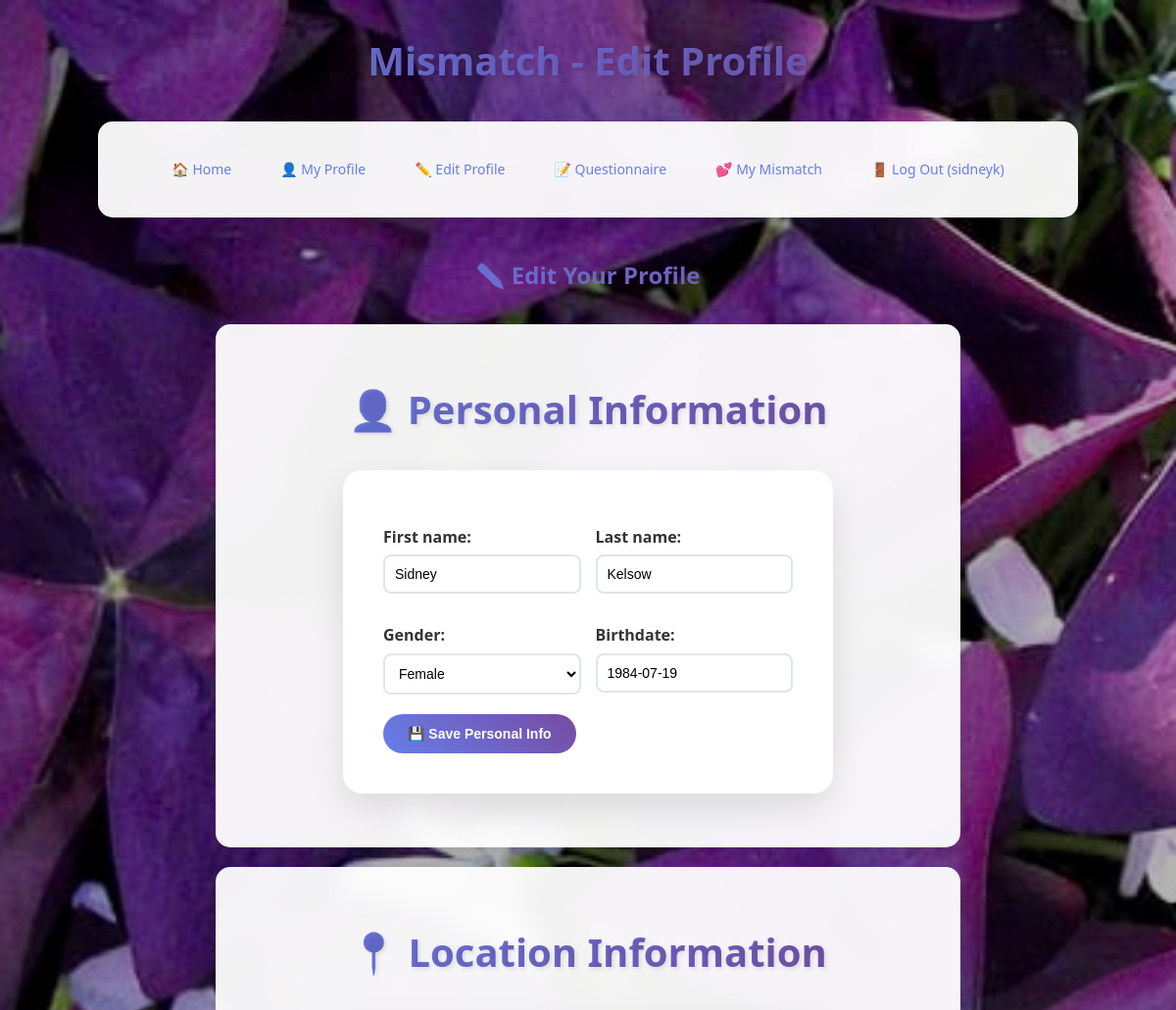
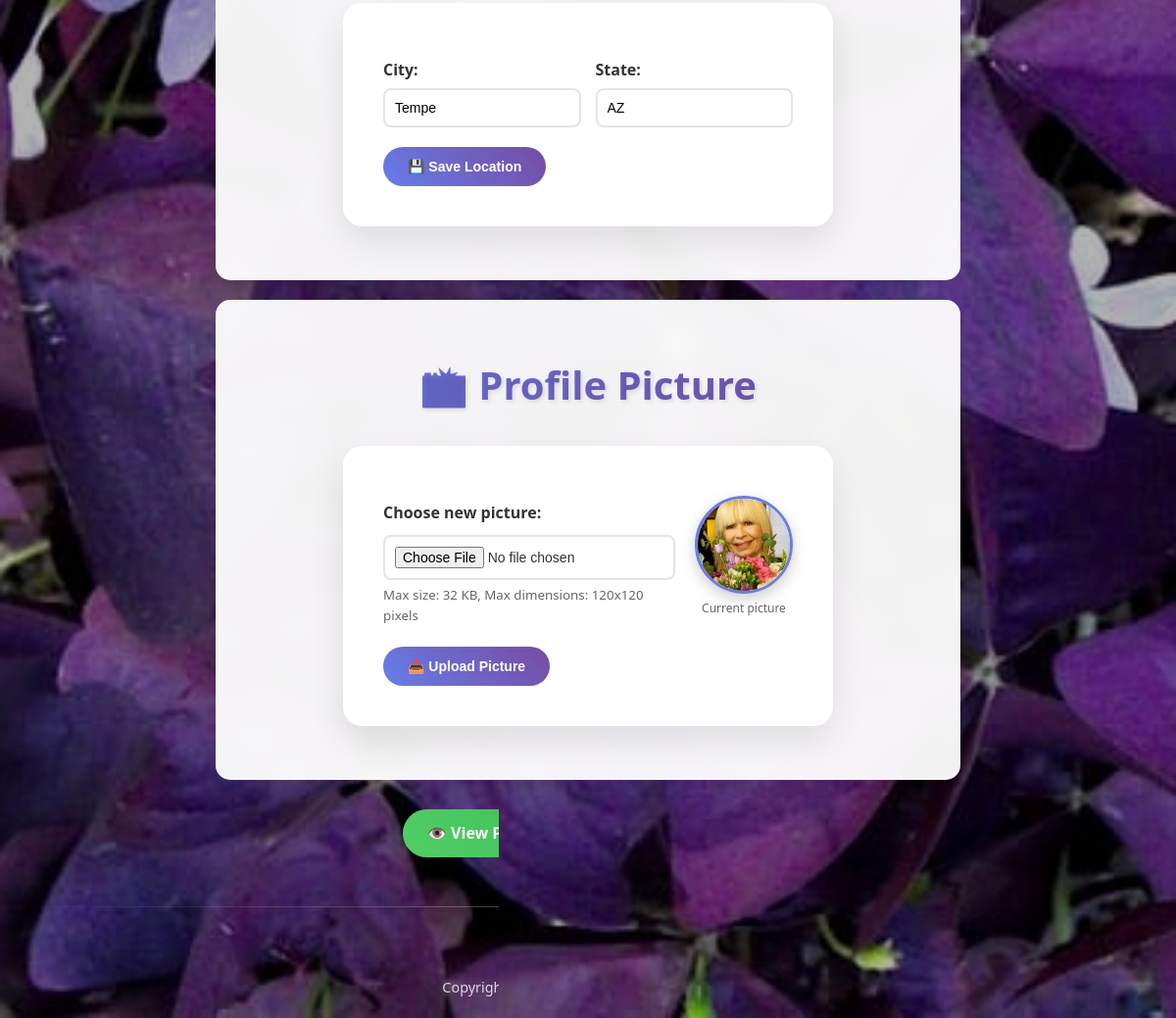
The page /editprofile.php (signed in) on the database its author committed (2 pictures, top to bottom).
### tables this page shows
CREATE TABLE mismatch_user (
  user_id INTEGER PRIMARY KEY AUTOINCREMENT,
  username VARCHAR(32),
  password VARCHAR(40),
  join_date DATETIME,
  first_name VARCHAR(32),
  last_name VARCHAR(32),
  gender VARCHAR(1),
  birthdate DATE,
  city VARCHAR(32),
  state VARCHAR(2),
  picture VARCHAR(32)
);

### editprofile.php (the view, shortened to what this page needs)
<?php
  require_once('header.php');
  require_once('navmenu.php');
  $dbc = new SQLite3(DB_PATH);
  $query = "SELECT first_name, last_name, gender, birthdate, city, state, picture FROM mismatch_user WHERE user_id = '" . $_SESSION['user_id'] . "'";
  $data = $dbc->query($query);
  $row = $data->fetchArray(SQLITE3_ASSOC);
  if ($row != NULL) {
    $first_name = $row['first_name'];
    $last_name = $row['last_name'];
    $gender = $row['gender'];
    $birthdate = $row['birthdate'];
    $city = $row['city'];
    $state = $row['state'];
    $old_picture = $row['picture'];
  } else {
    echo '<p class="error">There was a problem accessing your profile.</p>';
    $dbc->close();
    exit();
  }
?>
<div style="max-width: 800px; margin: 0 auto; padding: 20px;">
  <h2 style="text-align: center; margin-bottom: 30px; background: linear-gradient(45deg, #667eea, #764ba2); -webkit-background-clip: text; -webkit-text-fill-color: transparent; background-clip: text;">✏️ Edit Your Profile</h2>
  <div style="background: rgba(255, 255, 255, 0.95); backdrop-filter: blur(10px); border-radius: 15px; padding: 25px; margin-bottom: 20px; box-shadow: 0 5px 15px rgba(0,0,0,0.1);">
    <h3 style="color: #667eea; margin-bottom: 20px;">👤 Personal Information</h3>
    <form method="post" action="<?php echo $_SERVER['PHP_SELF']; ?>">
      <div style="display: grid; grid-template-columns: 1fr 1fr; gap: 15px; margin-bottom: 20px;">
        <div>
          <label for="firstname" style="display: block; margin-bottom: 5px; font-weight: 600; color: #333;">First name:</label>
          <input type="text" id="firstname" name="firstname" value="<?php if (!empty($first_name)) echo htmlspecialchars($first_name); ?>"
                 style="width: 100%; padding: 10px; border: 2px solid #e1e5e9; border-radius: 8px; font-size: 14px;" />
        </div>
        <div>
          <label for="lastname" style="display: block; margin-bottom: 5px; font-weight: 600; color: #333;">Last name:</label>
          <input type="text" id="lastname" name="lastname" value="<?php if (!empty($last_name)) echo htmlspecialchars($last_name); ?>"
                 style="width: 100%; padding: 10px; border: 2px solid #e1e5e9; border-radius: 8px; font-size: 14px;" />
        </div>
        <div>
          <label for="gender" style="display: block; margin-bottom: 5px; font-weight: 600; color: #333;">Gender:</label>
          <select id="gender" name="gender" style="width: 100%; padding: 10px; border: 2px solid #e1e5e9; border-radius: 8px; font-size: 14px;">
            <option value="F" <?php if (!empty($gender) && $gender == 'F') echo 'selected = "selected"'; ?>>Female</option>
          </select>
        </div>
        <div>
          <label for="birthdate" style="display: block; margin-bottom: 5px; font-weight: 600; color: #333;">Birthdate:</label>
          <input type="text" id="birthdate" name="birthdate" value="<?php if (!empty($birthdate)) echo htmlspecialchars($birthdate); else echo 'YYYY-MM-DD'; ?>"
                 style="width: 100%; padding: 10px; border: 2px solid #e1e5e9; border-radius: 8px; font-size: 14px;" />
        </div>
      </div>
      <button type="submit" name="submit" style="background: linear-gradient(45deg, #667eea, #764ba2); color: white; padding: 12px 25px; border: none; border-radius: 25px; cursor: pointer; font-size: 14px; font-weight: 600;">
        💾 Save Personal Info
      </button>
    </form>
  </div>
  <div style="background: rgba(255, 255, 255, 0.95); backdrop-filter: blur(10px); border-radius: 15px; padding: 25px; margin-bottom: 20px; box-shadow: 0 5px 15px rgba(0,0,0,0.1);">
    <h3 style="color: #667eea; margin-bottom: 20px;">📍 Location Information</h3>
    <form method="post" action="<?php echo $_SERVER['PHP_SELF']; ?>">
      <div style="display: grid; grid-template-columns: 1fr 1fr; gap: 15px; margin-bottom: 20px;">
        <div>
          <label for="city" style="display: block; margin-bottom: 5px; font-weight: 600; color: #333;">City:</label>
          <input type="text" id="city" name="city" value="<?php if (!empty($city)) echo htmlspecialchars($city); ?>"
                 style="width: 100%; padding: 10px; border: 2px solid #e1e5e9; border-radius: 8px; font-size: 14px;" />
        </div>
        <div>
          <label for="state" style="display: block; margin-bottom: 5px; font-weight: 600; color: #333;">State:</label>
          <input type="text" id="state" name="state" value="<?php if (!empty($state)) echo htmlspecialchars($state); ?>"
                 style="width: 100%; padding: 10px; border: 2px solid #e1e5e9; border-radius: 8px; font-size: 14px;" />
        </div>
      </div>
      <button type="submit" name="submit" style="background: linear-gradient(45deg, #667eea, #764ba2); color: white; padding: 12px 25px; border: none; border-radius: 25px; cursor: pointer; font-size: 14px; font-weight: 600;">
        💾 Save Location
      </button>
    </form>
  </div>
  <div style="background: rgba(255, 255, 255, 0.95); backdrop-filter: blur(10px); border-radius: 15px; padding: 25px; margin-bottom: 20px; box-shadow: 0 5px 15px rgba(0,0,0,0.1);">
    <h3 style="color: #667eea; margin-bottom: 20px;">📸 Profile Picture</h3>
    <form enctype="multipart/form-data" method="post" action="<?php echo $_SERVER['PHP_SELF']; ?>">
      <div style="display: flex; align-items: center; gap: 20px; margin-bottom: 20px;">
        <div style="flex: 1;">
          <label for="new_picture" style="display: block; margin-bottom: 10px; font-weight: 600; color: #333;">Choose new picture:</label>
          <input type="file" id="new_picture" name="new_picture"
                 style="width: 100%; padding: 10px; border: 2px solid #e1e5e9; border-radius: 8px; font-size: 14px;" />
          <small style="color: #666; display: block; margin-top: 5px;">
            Max size: <?php echo (MM_MAXFILESIZE / 1024); ?> KB, Max dimensions: <?php echo MM_MAXIMGWIDTH; ?>x<?php echo MM_MAXIMGHEIGHT; ?> pixels
          </small>
        </div>
        <div style="text-align: center;">
          <?php if (!empty($old_picture)) { ?>
            <img src="<?php echo MM_UPLOADPATH . htmlspecialchars($old_picture); ?>" alt="Current Profile Picture"
                 style="width: 100px; height: 100px; object-fit: cover; border-radius: 50%; border: 3px solid #667eea;" />
            <p style="margin-top: 5px; font-size: 12px; color: #666;">Current picture</p>
          <?php } else { ?>
            <img src="<?php echo MM_UPLOADPATH; ?>nopic.jpg" alt="Default Profile Picture"
                 style="width: 100px; height: 100px; object-fit: cover; border-radius: 50%; border: 3px solid #667eea;" />
            <p style="margin-top: 5px; font-size: 12px; color: #666;">Default picture</p>
          <?php } ?>
        </div>
      </div>
      <button type="submit" name="submit" style="background: linear-gradient(45deg, #667eea, #764ba2); color: white; padding: 12px 25px; border: none; border-radius: 25px; cursor: pointer; font-size: 14px; font-weight: 600;">
        📤 Upload Picture
      </button>
    </form>
  </div>
  <div style="text-align: center; margin-top: 30px;">
    <a href="viewprofile.php" style="background: linear-gradient(45deg, #51cf66, #40c057); color: white; padding: 12px 25px; border-radius: 25px; text-decoration: none; margin: 0 10px; display: inline-block; font-weight: 600;">
      👁️ View Profile
    </a>
    <a href="index.php" style="background: linear-gradient(45deg, #667eea, #764ba2); color: white; padding: 12px 25px; border-radius: 25px; text-decoration: none; margin: 0 10px; display: inline-block; font-weight: 600;">
      🏠 Back to Home
    </a>
  </div>
</div>
<?php
  require_once('footer.php');
?>

### style.css (style rules this page uses)
* { margin: 0; padding: 0; box-sizing: border-box; }
body { font-family: 'Segoe UI', Tahoma, Geneva, Verdana, sans-serif; background: url('images/background.jpg') no-repeat center center fixed; background-size: cover; min-height: 100vh; color: #333; line-height: 1.6; position: relative; }
body::before { content: ''; position: fixed; top: 0; left: 0; width: 100%; height: 100%; background: rgba(0, 0, 0, 0.3); z-index: -1; }
h1, h2, h3, h4 { color: #2c3e50; margin-bottom: 20px; text-align: center; }
h3 { background: linear-gradient(45deg, #667eea, #764ba2); -webkit-background-clip: text; -webkit-text-fill-color: transparent; background-clip: text; font-size: 2.5em; font-weight: 700; text-shadow: 2px 2px 4px rgba(0,0,0,0.1); margin: 30px 0; }
form { background: rgba(255, 255, 255, 0.95); backdrop-filter: blur(10px); border-radius: 20px; padding: 40px; margin: 30px auto; max-width: 500px; box-shadow: 0 15px 35px rgba(0,0,0,0.1); border: 1px solid rgba(255,255,255,0.2); }
label { display: block; margin: 15px 0 5px 0; font-weight: 500; color: #2c3e50; }
input[type="text"], input[type="password"], input[type="email"], select { width: 100%; padding: 15px; border: 2px solid #e1e8ed; border-radius: 10px; font-size: 16px; transition: all 0.3s ease; background: rgba(255,255,255,0.9); }
img { border-radius: 15px; box-shadow: 0 5px 15px rgba(0,0,0,0.2); transition: transform 0.3s ease; }
a { color: #667eea; text-decoration: none; transition: all 0.3s ease; }
form, .navmenu, table { animation: fadeInUp 0.6s ease-out; }

### rows shown on the page
mismatch_user: firstname "Sidney", lastname "Kelsow", gender "Female", birthdate "1984-07-19", city "Tempe", state "AZ", picture (picture)

### other values the page prints
$page_title "Edit Profile"
$_SESSION['username'] "sidneyk"
MM_MAXFILESIZE / 1024 "32"
MM_MAXIMGWIDTH "120"
MM_MAXIMGHEIGHT "120"
